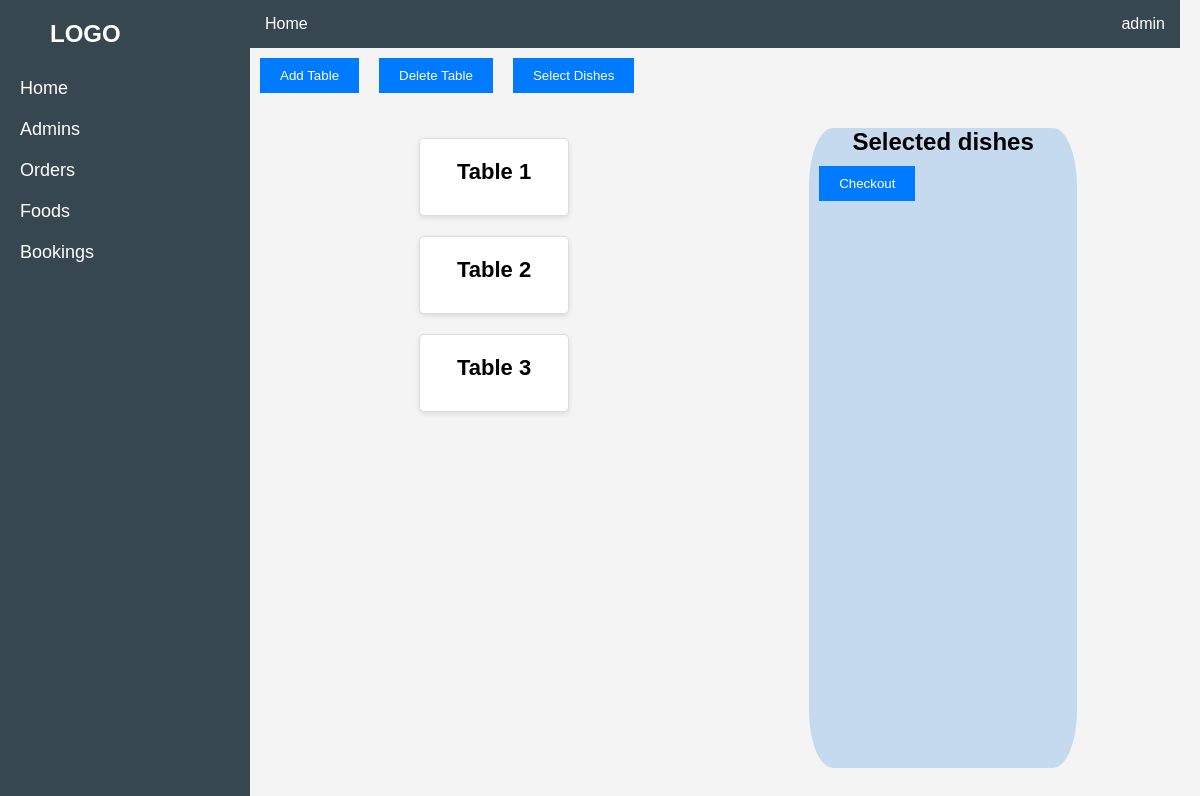
/admin_interface/admin.php, run on an earlier commit of the app's database.
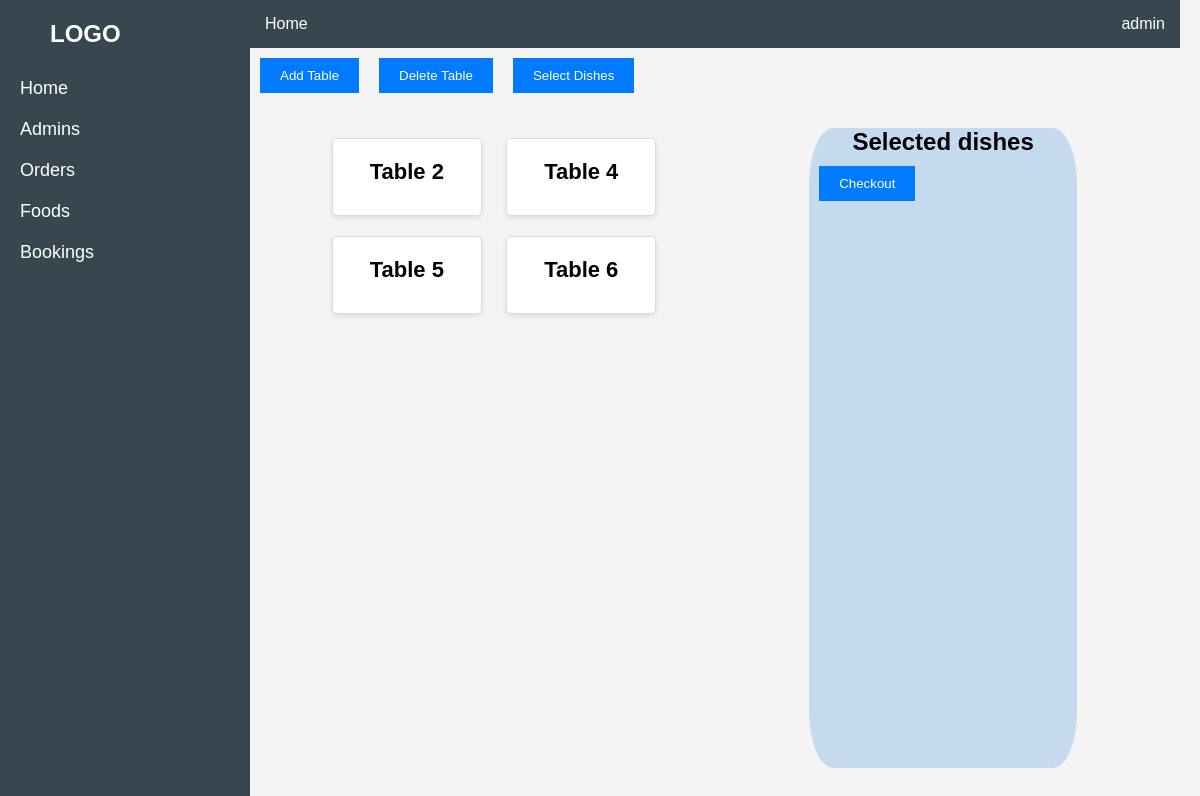
And on a later commit of the database.
### tables this page shows
CREATE TABLE `restaurant_table` (
  `table_id` int(11) NOT NULL,
  `table_number` int(11) NOT NULL,
  `status` varchar(20) DEFAULT 'empty'
);

### admin_interface/admin.php (the view, shortened to what this page needs)
<?php
include 'config/config.php';
$tablesQuery = "SELECT table_id, table_number FROM restaurant_table";
$tablesResult = $mysqli->query($tablesQuery);
?>
<!DOCTYPE html>
<html lang="en">
<head>
    <link rel="stylesheet" href="admin.css">
</head>
<body>
    <div class="sidebar">
        <h2>LOGO</h2>
        <ul>
            <li><a href="admin.php">Home</a></li>
            <li><a href="admins.php">Admins</a></li>
            <li><a href="orders.php">Orders</a></li>
            <li><a href="foods.php">Foods</a></li>
            <li><a href="books.php">Bookings</a></li>
        </ul>
    </div>
    <div class="main-content">
        <div class="navbar">
            <a href="#">Home</a>
            <span>admin</span>
        </div>
        <button class="create-btn" id="openAddTableModal">Add Table</button>
        <button id="deleteTableBtn" class="create-btn">Delete Table</button>
        <button id="openMenuSelectionModal" class="create-btn">Select Dishes</button>
        <div class="dashboard">
            <div class="left-card-container">
                <div class="card-container">
                    <?php if ($tablesResult->num_rows > 0): ?>
                        <?php while ($table = $tablesResult->fetch_assoc()): ?>
                            <div class="card" data-id="<?php echo htmlspecialchars($table['table_id']); ?>">
                                <h3>Table <?php echo htmlspecialchars($table['table_number']); ?></h3>
                            </div>
                        <?php endwhile; ?>
                    <?php else: ?>
                        <p>No tables found.</p>
                    <?php endif; ?>
                </div>
            </div>
            <div class="menu-container" id="menuContainer">
                <center><h2>Selected dishes</h2></center>
                <button id="checkoutBtn" class="create-btn">Checkout</button>
            </div>
        </div>
    </div>
</body>
</html>

### admin_interface/admin.css (style rules this page uses)
* { margin: 0; padding: 0; box-sizing: border-box; }
body { font-family: Arial, sans-serif; background-color: #f4f4f4; }
.sidebar { width: 250px; background-color: #37474F; height: 100vh; position: fixed; left: 0; top: 0; padding: 20px; color: white; }
.sidebar h2 { margin-bottom: 30px; padding-left: 30px; }
.sidebar ul { list-style: none; }
.sidebar ul li { margin: 20px 0; }
.sidebar ul li a { color: white; text-decoration: none; font-size: 18px; }
.main-content { margin-left: 250px; padding-bottom: 20px; padding-right: 20px; }
.navbar { background-color: #37474F; color: white; padding: 15px; display: flex; justify-content: space-between; }
.navbar a { color: white; text-decoration: none; }
.dashboard { display: flex; justify-content: space-around; margin-top: 10vh; width: 90%; position: relative; }
.card { background-color: white; padding: 20px; border-radius: 8px; box-shadow: 0 2px 5px rgba(0, 0, 0, 0.1); width: 200px; text-align: center; }
.card h3 { margin-bottom: 10px; font-size: 22px; }
.card { padding: 20px; margin: 10px; border: 1px solid #ddd; border-radius: 5px; display: inline-block; width: 150px; text-align: center; cursor: pointer; position: relative; }
.card-container { margin-bottom: 20px; width: 65%; height: fit-content; }
.create-btn { background-color: #007bff; color: white; padding: 10px 20px; border: none; cursor: pointer; margin-bottom: 20px; float: left; margin:10px; }
.menu-container { position: absolute; right: 10px; width: 32%; background-color: #61a0e351; height:80vh; border-radius: 9%; }

What changed in the data, as far as the page shows it:
removed restaurant_table: table_number "1"
removed restaurant_table: table_number "3"
added restaurant_table: table_number "4"
added restaurant_table: table_number "5"
added restaurant_table: table_number "6"
